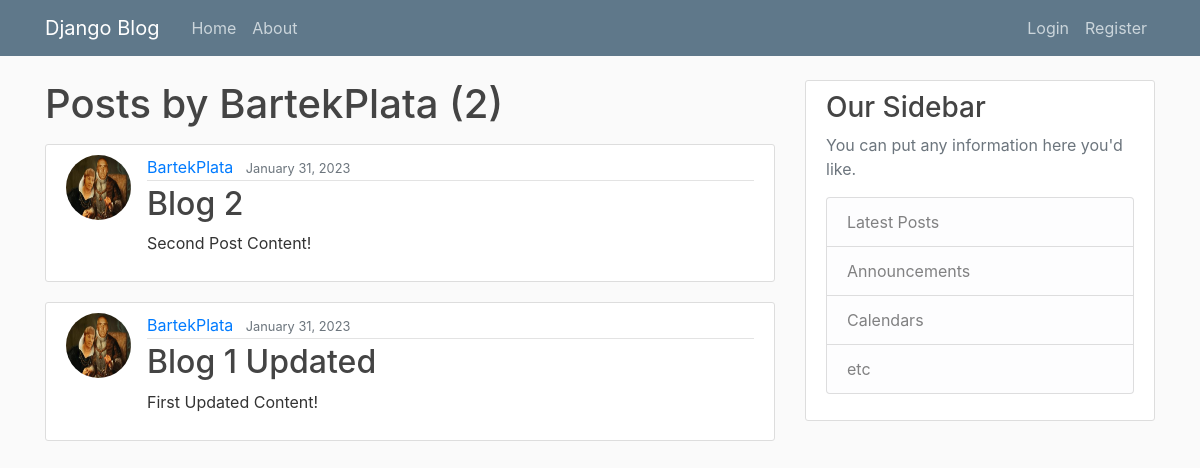
Page /user/BartekPlata on the earlier database version.
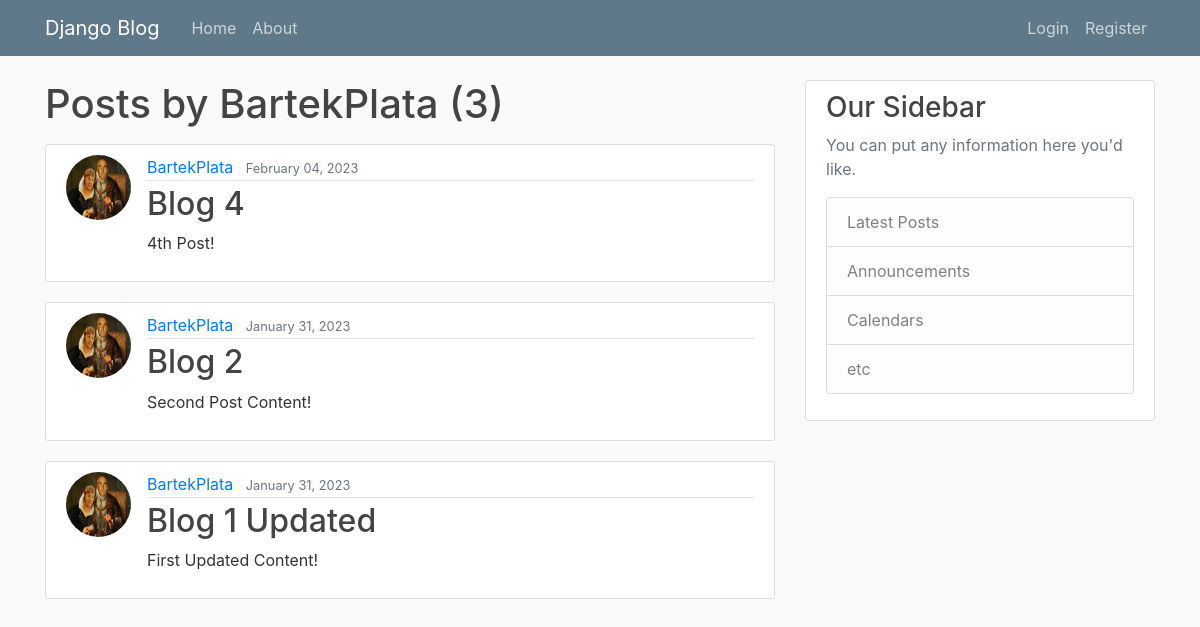
Same page on the later database version.
### blog/models.py (models this page shows, shortened)
class Post(models.Model):
    title = models.CharField(max_length=100)
    content = models.TextField()
    date_posted = models.DateTimeField(default=timezone.now)
    author = models.ForeignKey(User, on_delete=models.CASCADE)

### users/models.py (models this page shows, shortened)
class Profile(models.Model):
    user = models.OneToOneField(User, on_delete=models.CASCADE)
    image = models.ImageField(default="default.jpg", upload_to="profile_pics")

### blog/views.py (the view)
# urls.py: path("user/<str:username>", UserPostListView.as_view(), name="user-posts"),
class UserPostListView(ListView):
    model = Post
    template_name = "blog/user_posts.html"
    context_object_name = "posts"
    ordering = ["-date_posted"]
    paginate_by = 5
    def get_queryset(self):
        user = get_object_or_404(User, username=self.kwargs.get("username"))
        return Post.objects.filter(author=user).order_by("-date_posted")

### blog/templates/blog/user_posts.html (shortened to what this page needs)
{% extends "blog/base.html" %}
{% block content %}
<h1 class="mb-3">Posts by {{ view.kwargs.username }} ({{ page_obj.paginator.count }})</h1>
{% for post in posts %}
<article class="media content-section">
    <img class="rounded-circle article-img" src="{{ post.author.profile.image.url }}">
    <div class="media-body">
        <div class="article-metadata">
            <a class="mr-2" href="{% url 'user-posts' post.author.username %}">{{ post.author }}</a>
            <small class="text-muted">{{ post.date_posted|date:"F d, Y" }}</small>
        </div>
        <h2><a class="article-title" href="{% url 'post-detail' post.id %}">{{ post.title }}</a></h2>
        <p class="article-content">{{ post.content }}</p>
    </div>
</article>
{% endfor %}
    {% endblock content %}

Differences in the rows shown:
added Post: author.profile.image (picture), author "BartekPlata", date_posted "February 04, 2023", title "Blog 4", content "4th Post!"
Other differences:
{{ page_obj.paginator.count }}: "2" → "3"
